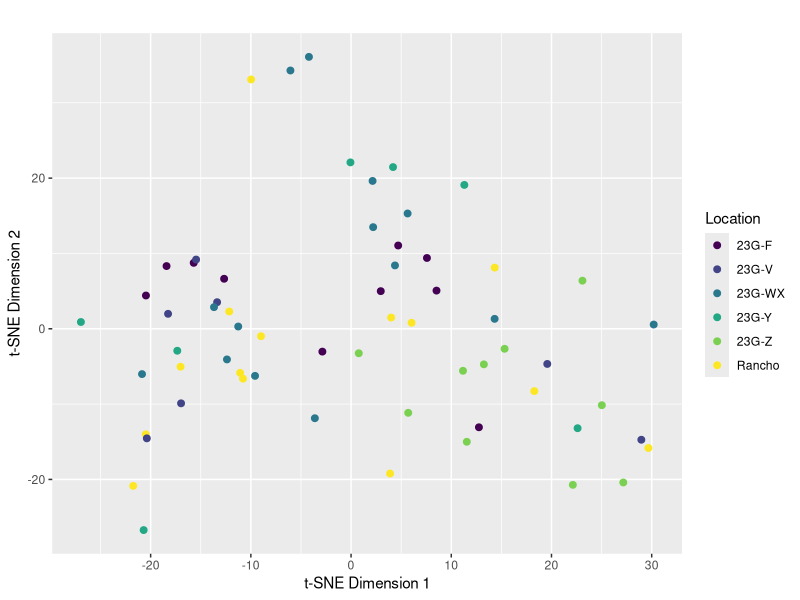

Recreate this plot in R.
#----------------------------------------------------------
# Application of t-SNE to LAICPMS data 
#----------------------------------------------------------
# Install the Rtsne package (if you haven't already)
install.packages("Rtsne")

# Load the library
library(Rtsne)
library(readxl) 

#----------------------------------------------------------
# Load Data
#----------------------------------------------------------
laicpms <- read.csv("Technique Comparison/LAICPMS_comparison_dataset.csv")
View(laicpms)

#----------------------------------------------------------
# Pre-processing 
#----------------------------------------------------------
# Remove non numeric data before running PCA
numeric_laicpms <- laicpms[, sapply(laicpms, is.numeric)]

# Scale the numeric columns
laicpms_scaled <- scale(numeric_laicpms)

#----------------------------------------------------------
# Apply t-SNE
#----------------------------------------------------------
# Apply t-SNE to the scaled data (e.g., reducing to 2 dimensions)
tsne_results_laicpms <- Rtsne(laicpms_scaled, dims = 3, perplexity = 15, pca = T, check_duplicates = F)

# Extract the t-SNE results (coordinates in 2D)
tsne_data_laicpms <- tsne_results_laicpms$Y

# Assuming you have a 'location' column or outlier info in your data
# Create a data frame for the results
tsne_laicpms <- data.frame(tsne_data_laicpms, Location = laicpms$Group)
print(tsne_laicpms)

#----------------------------------------------------------
# Plot t-SNE (using ggplot)
#----------------------------------------------------------
library(ggplot2)
library(viridis)

ggplot(tsne_laicpms, aes(x = X1, y=X2, color= Location)) +
  geom_point(size = 2) +
  scale_color_viridis(discrete = TRUE) +
  labs(title = "",
       x = "t-SNE Dimension 1",
       y = "t-SNE Dimension 2") +
  theme_grey()
